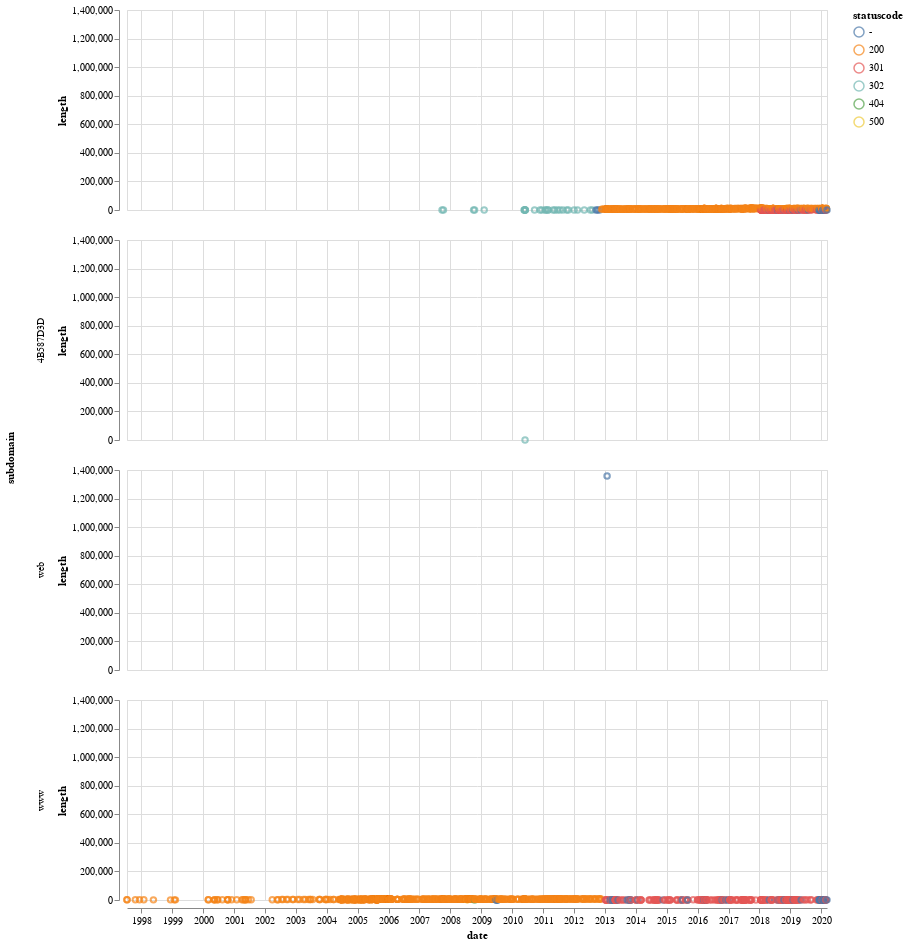

Notebook cell for this chart:
### Code cell
alt.Chart(df_nlnz).mark_point().encode(
    x='date:T',
    y='length:Q',
    color='statuscode',
    row='subdomain'
).properties(width=700, height=200)

### Figure 1 — Vega-Lite specification as saved in the notebook (floating-point values rounded to 4 significant figures; data arrays with more than 128 entries replaced by an {"elided": "..."} marker saying what was removed)
{"config": {"view": {"continuousWidth": 400, "continuousHeight": 300}}, "data": {"name": "data-4e1e490a38da673064d14e90d831a870"}, "mark": "point", "encoding": {"color": {"type": "nominal", "field": "statuscode"}, "row": {"type": "nominal", "field": "subdomain"}, "x": {"type": "temporal", "field": "date"}, "y": {"type": "quantitative", "field": "length"}}, "height": 200, "width": 700, "$schema": "https://vega.github.io/schema/vega-lite/v4.0.2.json", "datasets": {"data-4e1e490a38da673064d14e90d831a870": {"elided": "2018 records"}}}
